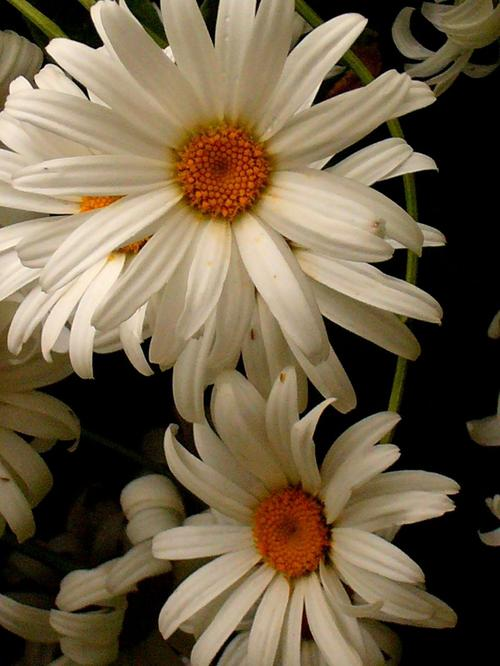
#> input picture flowers/test/daisy/1166535346_c10ec38f61_o.jpg, 500 x 666 px; its folder holds only this picture in this run; the run also reads 1 picture not shown here
$ jupyter execute --allow-errors explore_data.ipynb
#> lines starting #> are read from the running program, lines starting #| are printed output that depends on the picture
# IMPORT THƯ VIỆN VÀ TẢI DATA

[cell 1]
import os
import cv2
import numpy as np
import matplotlib.pyplot as plt
import pandas as pd
import seaborn as sns
import random
from joblib import dump, load
from skimage.feature import local_binary_pattern
from sklearn.svm import SVC
from sklearn.model_selection import train_test_split
from sklearn.metrics import classification_report, confusion_matrix
from sklearn.preprocessing import LabelEncoder

[cell 2]
BASE_DIR = 'flowers'
CLASS_NAMES = ['daisy', 'dandelion', 'rose', 'sunflower', 'tulip', 'orchid', 'lily']
IMAGE_SIZE = (128, 128)
SNS_COLOR = sns.color_palette("viridis", len(CLASS_NAMES))

[cell 3]
def collect_metadata(base_dir):
    data = {'subset': [], 'class_name': [], 'image_path': []}
    for subset in ['train', 'val', 'test']:
        subset_path = os.path.join(base_dir, subset)
        if not os.path.isdir(subset_path):
            continue

        for class_name in os.listdir(subset_path):
            class_path = os.path.join(subset_path, class_name)

            if os.path.isdir(class_path) and class_name in CLASS_NAMES:
                for image_file in os.listdir(class_path):
                    if image_file.endswith(('.jpg', '.jpeg', '.png')):
                        data['subset'].append(subset)
                        data['class_name'].append(class_name)
                        data['image_path'].append(os.path.join(class_path, image_file))

    return pd.DataFrame(data)

[cell 4]
df = collect_metadata(BASE_DIR)
#> `plt.show()`:
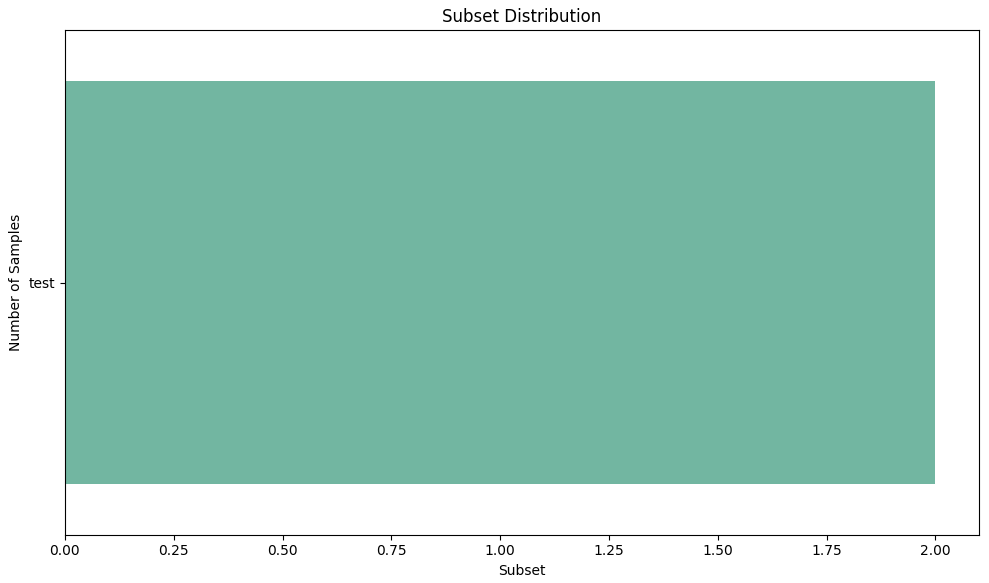
#> figure drawn by matplotlib, 1 panel

#> (the rest of this cell did not finish here and is left out)

[cell 5]
def display_sample_images(df, class_names, max_cols=4):
    sample_paths_df = df.groupby('class_name').head(1)
    num_classes = len(class_names)
    num_rows = int(np.ceil(num_classes / max_cols))
    plt.figure(figsize=(16, 4 * num_rows))

    for i, class_name in enumerate(class_names):
        plt.subplot(num_rows, max_cols, i + 1)
        sample_row = sample_paths_df[sample_paths_df['class_name'] == class_name]
        if not sample_row.empty:
            path = sample_row['image_path'].iloc[0]
            try:
                img = cv2.imread(path)
                if img is None:
                    raise FileNotFoundError(f"Không thể tải ảnh. Đường dẫn có thể sai: {path}")
                img_rgb = cv2.cvtColor(img, cv2.COLOR_BGR2RGB)
                plt.imshow(img)
                plt.title(f"{class_name.capitalize()}", fontsize=12)
                plt.axis('off')
            except Exception as e:
                plt.text(0.5, 0.5, f"Lỗi tải: {e}", ha='center', va='center', wrap=True)
                plt.title(f"{class_name.capitalize()} (Lỗi)", fontsize=12)
                plt.axis('off')
        else:
            plt.text(0.5, 0.5, "Không tìm thấy mẫu", ha='center', va='center')
            plt.title(f"{class_name.capitalize()}", fontsize=12)
            plt.axis('off')
    plt.tight_layout()
    plt.show()

df = collect_metadata(BASE_DIR)
display_sample_images(df, CLASS_NAMES)
#> in display_sample_images, img is the input picture: shape (666, 500, 3); mean B, G, R 70.3, 94.5, 109.8

[cell 6]
from sklearn.preprocessing import LabelEncoder

# [36 lines left out: functions preprocess_image, demonstrate_resize_grayscale, not called in this run]

[cell 7]
def demonstrate_enhancement(image):
    print("\n--- 2. Minh Họa Tăng Cường Độ Tương Phản ---")

    if image is None: return

    # Cân bằng Histogram (Histogram Equalization)
    equalized_image = cv2.equalizeHist(image)

    # CLAHE (Contrast Limited Adaptive Histogram Equalization)
    clahe = cv2.createCLAHE(clipLimit=2.0, tileGridSize=(8,8))
    clahe_image = clahe.apply(image)

    plt.figure(figsize=(15, 5))
    plt.subplot(1, 3, 1)
    plt.imshow(image, cmap='gray')
    plt.title('Ảnh Gốc (Grayscale)')
    plt.axis('off')

    plt.subplot(1, 3, 2)
    plt.imshow(equalized_image, cmap='gray')
    plt.title('Cân Bằng Histogram')
    plt.axis('off')

    plt.subplot(1, 3, 3)
    plt.imshow(clahe_image, cmap='gray')
    plt.title('CLAHE (Tăng cường thích ứng)')
    plt.axis('off')
    plt.tight_layout()
    plt.show()

[cell 8]
def demonstrate_denoising(image):
    print("\n--- 3. Minh Họa Khử Nhiễu ---")

    if image is None: return

    # Tạo nhiễu giả để minh họa hiệu quả (Thêm nhiễu Salt-and-Pepper)
    noisy_image = np.copy(image)
    num_salt = np.ceil(0.01 * image.size)
    coords = [np.random.randint(0, i - 1, int(num_salt)) for i in image.shape]
    noisy_image[tuple(coords)] = 255 # Muối

    num_pepper = np.ceil(0.01 * image.size)
    coords = [np.random.randint(0, i - 1, int(num_pepper)) for i in image.shape]
    noisy_image[tuple(coords)] = 0   # Hạt tiêu

    # Áp dụng bộ lọc Gaussian
    gaussian_blur = cv2.GaussianBlur(noisy_image, (5, 5), 0)

    # Áp dụng bộ lọc Trung vị (Median Filter)
    median_blur = cv2.medianBlur(noisy_image, 5)

    plt.figure(figsize=(18, 5))
    plt.subplot(1, 4, 1)
    plt.imshow(image, cmap='gray')
    plt.title('Ảnh Gốc (Grayscale)')
    plt.axis('off')

    plt.subplot(1, 4, 2)
    plt.imshow(noisy_image, cmap='gray')
    plt.title('Ảnh Có Nhiễu (Salt & Pepper)')
    plt.axis('off')

    plt.subplot(1, 4, 3)
    plt.imshow(gaussian_blur, cmap='gray')
    plt.title('Khử Nhiễu bằng Gaussian Blur')
    plt.axis('off')

    plt.subplot(1, 4, 4)
    plt.imshow(median_blur, cmap='gray')
    plt.title('Khử Nhiễu bằng Median Filter')
    plt.axis('off')
    plt.tight_layout()
    plt.show()

[cell 9]
def demonstrate_data_augmentation(image_path, target_size):
    print("\n--- 4. Minh Họa Tăng Cường Dữ Liệu (Data Augmentation) ---")

    original_image = cv2.imread(image_path)
    if original_image is None:
        print(f"Lỗi: Không thể đọc ảnh gốc tại {image_path}. Vui lòng kiểm tra đường dẫn.")
        return

    # Chuẩn bị ảnh gốc đã resize (để các phép augmentation nhất quán)
    base_image = cv2.resize(original_image, target_size, interpolation=cv2.INTER_AREA)
    base_image_rgb = cv2.cvtColor(base_image, cv2.COLOR_BGR2RGB)

    augmented_images = []
    titles = []

    # Xoay (Rotation)
    angle = random.randint(-15, 15)
    (h, w) = base_image.shape[:2]
    center = (w // 2, h // 2)
    M = cv2.getRotationMatrix2D(center, angle, 1.0)
    rotated = cv2.warpAffine(base_image_rgb, M, (w, h))
    augmented_images.append(rotated)
    titles.append(f'Xoay ({angle}°)')

    # Lật ngang (Horizontal Flip)
    flipped = cv2.flip(base_image_rgb, 1) # 1 cho lật ngang, 0 cho lật dọc
    augmented_images.append(flipped)
    titles.append('Lật Ngang')

    # Thay đổi độ sáng (Brightness Adjustment)
    # Tăng độ sáng (ví dụ: +50)
    brightness_factor = random.uniform(0.7, 1.3) # Giảm/tăng 30% độ sáng
    brightened = cv2.convertScaleAbs(base_image, alpha=brightness_factor, beta=0)
    brightened_rgb = cv2.cvtColor(brightened, cv2.COLOR_BGR2RGB) # Chuyển lại nếu base_image là BGR
    augmented_images.append(brightened_rgb)
    titles.append(f'Độ sáng x{brightness_factor:.1f}')

    # Zoom (Phóng to/Thu nhỏ)
    scale = random.uniform(0.8, 1.2) # Phóng to/thu nhỏ 20%
    zoomed = cv2.resize(base_image_rgb, (0,0), fx=scale, fy=scale, interpolation=cv2.INTER_LINEAR)
    # Cần cắt hoặc thêm pad nếu kích thước thay đổi
    if scale < 1.0: # Nếu thu nhỏ, thêm border
        top = (h - zoomed.shape[0]) // 2
        bottom = h - zoomed.shape[0] - top
        left = (w - zoomed.shape[1]) // 2
        right = w - zoomed.shape[1] - left
        zoomed = cv2.copyMakeBorder(zoomed, top, bottom, left, right, cv2.BORDER_CONSTANT, value=[0,0,0])
    elif scale > 1.0: # Nếu phóng to, cắt phần trung tâm
        start_row = (zoomed.shape[0] - h) // 2
        end_row = start_row + h
        start_col = (zoomed.shape[1] - w) // 2
        end_col = start_col + w
        zoomed = zoomed[start_row:end_row, start_col:end_col]

    augmented_images.append(zoomed)
    titles.append(f'Phóng to x{scale:.1f}')

    plt.figure(figsize=(18, 6))
    plt.subplot(1, 5, 1)
    plt.imshow(base_image_rgb)
    plt.title('Ảnh Gốc (Sau Resize)')
    plt.axis('off')

    for i in range(len(augmented_images)):
        plt.subplot(1, 5, i + 2)
        plt.imshow(augmented_images[i])
        plt.title(titles[i])
        plt.axis('off')
    plt.tight_layout()
    plt.show()

[cell 10]
def demonstrate_resize_grayscale(image_path, target_size):
    original_image = cv2.imread(image_path)
    if original_image is None:
        print(f"Lỗi: Không thể đọc ảnh gốc tại {image_path}. Vui lòng kiểm tra đường dẫn.")
        return
    plt.figure(figsize=(12, 6))
    plt.subplot(1, 3, 1)
    plt.imshow(cv2.cvtColor(original_image, cv2.COLOR_BGR2RGB))
    plt.title('Ảnh Gốc (Màu)')
    plt.axis('off')

    resized_image = cv2.resize(original_image, target_size, interpolation=cv2.INTER_AREA)
    grayscale_image = cv2.cvtColor(resized_image, cv2.COLOR_BGR2GRAY)

    plt.subplot(1, 3, 3)
    plt.imshow(grayscale_image, cmap='gray')
    plt.title(f'Sau Resize ({target_size}) & Grayscale')
    plt.axis('off')
    plt.tight_layout()
    plt.show()

    return grayscale_image

[cell 11]
import random

if __name__ == '__main__':
    # Kiểm tra xem đường dẫn ảnh mẫu có hợp lệ không
    random_path = random.choice(df['image_path'].tolist())
    if not os.path.exists(random_path):
        print(f"Lỗi: Không tìm thấy file ảnh mẫu tại {random_path}.")
        print("Vui lòng cập nhật biến SAMPLE_IMAGE_PATH để trỏ đến một ảnh hợp lệ trong dataset của bạn.")
    else:
        # Bước 1: Minh họa Resize và Grayscale
        grayscale_img_resized = demonstrate_resize_grayscale(random_path, IMAGE_SIZE)
#> in demonstrate_resize_grayscale, `resized_image = cv2.resize(original_image, target_size, interpolation=..`:
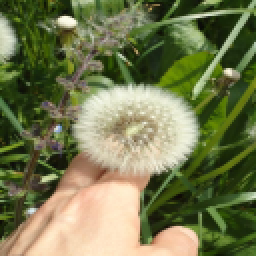
#> resized_image: shape (128, 128, 3) (shown 2 times larger); mean B, G, R 79.2, 120.7, 116

        # Các bước tiếp theo cần ảnh grayscale đã resize
        if grayscale_img_resized is not None:
            # Bước 2: Tăng cường Độ tương phản và Ánh sáng
            demonstrate_enhancement(grayscale_img_resized)

            # Bước 3: Khử nhiễu
            demonstrate_denoising(grayscale_img_resized)
#> in demonstrate_denoising, `median_blur = cv2.medianBlur(noisy_image, 5)`:
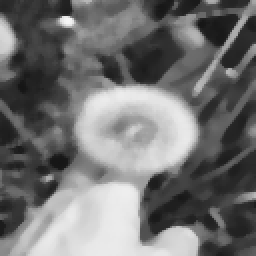
#> median_blur: shape (128, 128) (shown 2 times larger); min 21, max 245, mean 113.5

        # Bước 4: Tăng cường Dữ liệu (thực hiện trên ảnh màu đã resize để có hiệu ứng rõ hơn)
        demonstrate_data_augmentation(random_path, IMAGE_SIZE)
#> in demonstrate_data_augmentation, `rotated = cv2.warpAffine(base_image_rgb, M, (w, h))`:
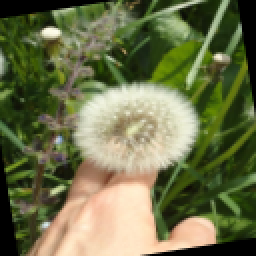
#> rotated: shape (128, 128, 3) (shown 2 times larger); mean R, G, B 108.2, 112.5, 73.7
#> in demonstrate_data_augmentation, `flipped = cv2.flip(base_image_rgb, 1)`:
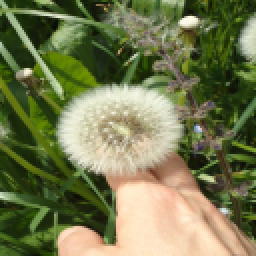
#> flipped: shape (128, 128, 3) (shown 2 times larger); mean R, G, B 116, 120.7, 79.2
#> in demonstrate_data_augmentation, `brightened = cv2.convertScaleAbs(base_image, alpha=brightness_factor, ..`:
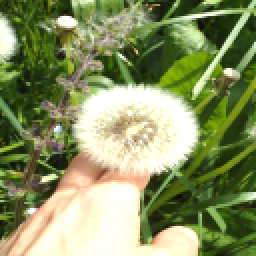
#> brightened: shape (128, 128, 3) (shown 2 times larger); mean B, G, R 97.5, 145.9, 135.3
#> in demonstrate_data_augmentation, `zoomed = cv2.copyMakeBorder(zoomed, top, bottom, left, right, cv2.BORD..`:
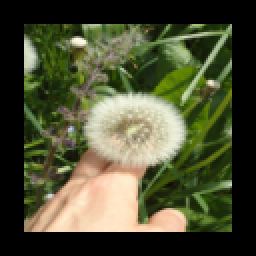
#> zoomed: shape (128, 128, 3) (shown 2 times larger); mean R, G, B 76.4, 79.5, 52.1
#> the loop in demonstrate_data_augmentation, `for i in range(len(augmented_images)):` made 4 passes

# TRÍCH XUÂT LBP

[cell 12]
import cv2
import numpy as np
from skimage.feature import local_binary_pattern

def extract_lbp_feature_vector(
    image_path,
    target_size,
    n_points,
    radius,
    use_clahe=False,
    use_median_blur=False
):
    """
    Thực hiện: Resize -> Grayscale -> [CLAHE/Denoising] -> LBP Extraction -> Histogram Normalization.

    Tham số LBP (n_points, radius) và các bước tiền xử lý tùy chọn (use_clahe, use_median_blur)
    có thể được thay đổi cho Grid Search.
    """

    # --- BƯỚC 1: TIỀN XỬ LÝ CƠ BẢN ---
    image = cv2.imread(image_path)
    if image is None:
        return None

    # Resize
    resized = cv2.resize(image, target_size, interpolation=cv2.INTER_AREA)

    # Grayscale
    gray = cv2.cvtColor(resized, cv2.COLOR_BGR2GRAY)
    final_image = gray

    # --- BƯỚC 2: TĂNG CƯỜNG TÙY CHỌN ---

    # Tăng cường Độ tương phản (CLAHE)
    if use_clahe:
        clahe = cv2.createCLAHE(clipLimit=2.0, tileGridSize=(8, 8))
        final_image = clahe.apply(final_image)

    # Khử Nhiễu (Median Filter)
    if use_median_blur:
        # Sử dụng kernel 5x5 cố định
        final_image = cv2.medianBlur(final_image, 5)

    # --- BƯỚC 3: TRÍCH XUẤT VÀ CHUẨN HÓA LBP ---

    # Trích xuất LBP (sử dụng tham số động)
    lbp = local_binary_pattern(final_image, n_points, radius, method="uniform")

    # Chuẩn hóa Histogram LBP
    n_bins = int(lbp.max() + 1)
    (hist, _) = np.histogram(lbp.ravel(), bins=n_bins, range=(0, n_bins))

    # Chuẩn hóa L1
    hist = hist.astype("float")
    hist /= (hist.sum() + 1e-7)

    return hist

[cell 13]
import numpy as np
import os
from sklearn.svm import SVC
from sklearn.model_selection import GridSearchCV, cross_val_score
from sklearn.metrics import classification_report, accuracy_score
from joblib import dump
from sklearn.preprocessing import LabelEncoder
import time

# --- CÁC HÀM TỪ CÁC BƯỚC TRƯỚC (CẦN ĐƯỢC ĐỊNH NGHĨA HOẶC IMPORT) ---
# - extract_lbp_feature_vector (Hàm trích xuất LBP tùy chỉnh)
# - BASE_DIR, IMAGE_SIZE, CLASS_NAMES
# -----------------------------------------------------------

# --- 1. ĐỊNH NGHĨA LƯỚI THAM SỐ VÀ CẤU HÌNH CỐ ĐỊNH ---

# 1a. Lưới tham số LBP CẦN TỐI ƯU
LBP_PR_GRID = {
    'P': [8, 16, 24],          # Số điểm lân cận LBP (n_points)
    'R': [1, 2, 3]             # Bán kính LBP (radius)
}

# 1b. Lưới tham số SVM CẦN TỐI ƯU (sẽ chạy GridSearchCV bên trong)
SVM_PARAMS_GRID = [
    {'C': [0.1, 1, 10, 100], 'kernel': ['linear']},
    {'C': [1, 10, 100], 'gamma': [0.001, 0.01, 0.1], 'kernel': ['rbf']}
]

# 1c. Tham số Tiền xử lý cố định (Bạn có thể thêm vào Grid Search nếu cần)
FIXED_PREPROCESSING = {
    'use_clahe': True,
    'use_median_blur': True
}
# -------------------------------------------------------------

def load_data_paths(base_dir, class_names):
    """
    Tải đường dẫn ảnh và nhãn (string) cho các tập Grid (Train+Val) và Test.
    """
    X_test_paths, Y_test_str = [], []
    X_grid_paths, Y_grid_str = [], [] # Train + Val

    for subset_name in ['train', 'val', 'test']:
        for class_name in class_names:
            class_path = os.path.join(base_dir, subset_name, class_name)
            if os.path.isdir(class_path):
                for image_file in os.listdir(class_path):
                    if image_file.lower().endswith(('.jpg', '.jpeg', '.png')):
                        image_path = os.path.join(class_path, image_file)
                        if subset_name in ['train', 'val']:
                            X_grid_paths.append(image_path)
                            Y_grid_str.append(class_name)
                        elif subset_name == 'test':
                            X_test_paths.append(image_path)
                            Y_test_str.append(class_name)

    # Mã hóa nhãn (sử dụng tất cả nhãn để fit)
    le = LabelEncoder()
    le.fit(Y_grid_str + Y_test_str)

    Y_grid = le.transform(Y_grid_str)
    Y_test = le.transform(Y_test_str)

    return X_grid_paths, Y_grid, X_test_paths, Y_test, le.classes_

# --- 2. HÀM CHÍNH: TỐI ƯU HÓA KÉP (LBP P/R VÀ SVM) ---

def optimize_lbp_and_svm(base_dir, class_names, image_size):
    """
    Thực hiện Grid Search lồng nhau để tìm LBP(P, R) và SVM(C, kernel, gamma) tối ưu.
    """
    X_grid_paths, Y_grid, X_test_paths, Y_test, classes = load_data_paths(base_dir, class_names)

    if len(X_grid_paths) == 0:
        print("Lỗi: Không tìm thấy dữ liệu để huấn luyện.")
        return None, None, None, classes

    best_score = 0
    best_lbp_params = {}
    best_svm_params = {}
    best_overall_model = None

    total_lbp_configs = len(LBP_PR_GRID['P']) * len(LBP_PR_GRID['R'])
    config_count = 0

    # Vòng lặp ngoài: Tối ưu hóa tham số LBP (P và R)
    for P in LBP_PR_GRID['P']:
        for R in LBP_PR_GRID['R']:
            config_count += 1
            current_lbp_params = {'P': P, 'R': R}
            print(f"\n[{config_count}/{total_lbp_configs}] --- KIỂM TRA LBP: P={P}, R={R} ---")

            # --- TRÍCH XUẤT ĐẶC TRƯNG LBP (X) ---
            X_grid = []
            for path in X_grid_paths:
                feature = extract_lbp_feature_vector(
                    path,
                    image_size,
                    P, R,
                    FIXED_PREPROCESSING['use_clahe'],
                    FIXED_PREPROCESSING['use_median_blur']
                )
                if feature is not None:
                    X_grid.append(feature)
            X_grid = np.array(X_grid)

            if len(X_grid) == 0: continue
            print(f"  Kích thước tập Grid: {len(X_grid)}. Vector: {X_grid.shape[1]} chiều.")

            # --- Vòng lặp trong: Grid Search cho SVM ---

            grid_search_svm = GridSearchCV(SVC(probability=True), SVM_PARAMS_GRID, cv=5, scoring='accuracy', verbose=0, n_jobs=-1)
            start_time = time.time()
            grid_search_svm.fit(X_grid, Y_grid)
            end_time = time.time()

            current_score = grid_search_svm.best_score_

            print(f"  Hoàn thành Grid Search SVM trong {end_time - start_time:.2f}s. Accuracy tốt nhất: {current_score:.4f}")

            # --- CẬP NHẬT KẾT QUẢ TỐT NHẤT TOÀN DIỆN ---
            if current_score > best_score:
                best_score = current_score
                best_lbp_params = current_lbp_params
                best_svm_params = grid_search_svm.best_params_
                best_overall_model = grid_search_svm.best_estimator_
                print(f"  >>> CẬP NHẬT MÔ HÌNH TỐT NHẤT! Score: {best_score:.4f}. Tham số SVM: {best_svm_params}")

    return best_overall_model, best_lbp_params, best_svm_params, classes

# --- 3. HÀM ĐÁNH GIÁ CUỐI CÙNG ---

# [40 lines left out: function final_evaluation, not called in this run]

# --- KỊCH BẢN THỰC THI CHÍNH ---
#> (the rest of this cell did not finish here and is left out)

#> in extract_lbp_feature_vector, `resized = cv2.resize(image, target_size, interpolation=cv2.INTER_AREA)`:
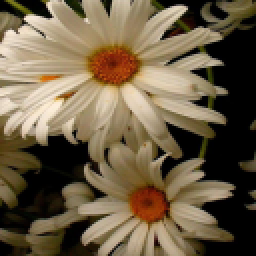
#> resized: shape (128, 128, 3) (shown 2 times larger); mean B, G, R 70.3, 94.5, 109.8
#> in extract_lbp_feature_vector, `final_image = cv2.medianBlur(final_image, 5)`:
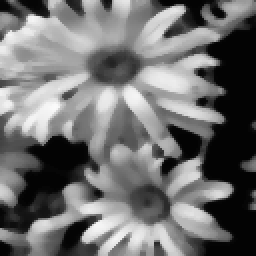
#> final_image: shape (128, 128) (shown 2 times larger); min 2, max 251, mean 112.1
#> in extract_lbp_feature_vector, `lbp = local_binary_pattern(final_image, n_points, radius, method="unif..`:
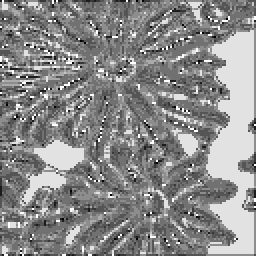
#> lbp: shape (128, 128) float64 (shown 2 times larger); min 0, max 9, mean 4.91; drawn with min black and max white
#> in extract_lbp_feature_vector, `n_bins = int(lbp.max() + 1)`: n_bins = 10
#> in extract_lbp_feature_vector, `(hist, _) = np.histogram(lbp.ravel(), bins=n_bins, range=(0, n_bins))`: hist = [39, 261, 283, 2894, 4820, 3677, 990, 347, 2756, 317]
#> in extract_lbp_feature_vector, `hist /= (hist.sum() + 1e-7)`: hist = [0.00238, 0.0159, 0.0173, 0.177, 0.294, 0.224, 0.0604, 0.0212, 0.168, 0.0193]
#> in optimize_lbp_and_svm, `feature = extract_lbp_feature_vector( path, image_size, P, R, FIXED_PR..`: feature has the same summary as hist in extract_lbp_feature_vector

    # 2. Đánh giá
    if best_model:
        X_test_paths, Y_test, _, _, _ = load_data_paths(BASE_DIR, CLASS_NAMES)
        final_evaluation(best_model, best_lbp_params, classes, X_test_paths, Y_test, IMAGE_SIZE)
    else:
        print("Không thể huấn luyện mô hình. Vui lòng kiểm tra lại đường dẫn và hàm trích xuất LBP.")
